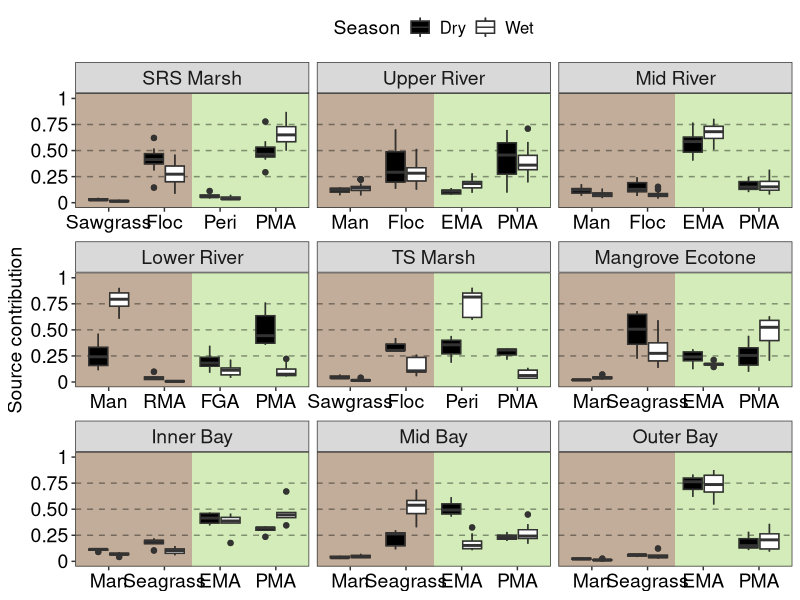
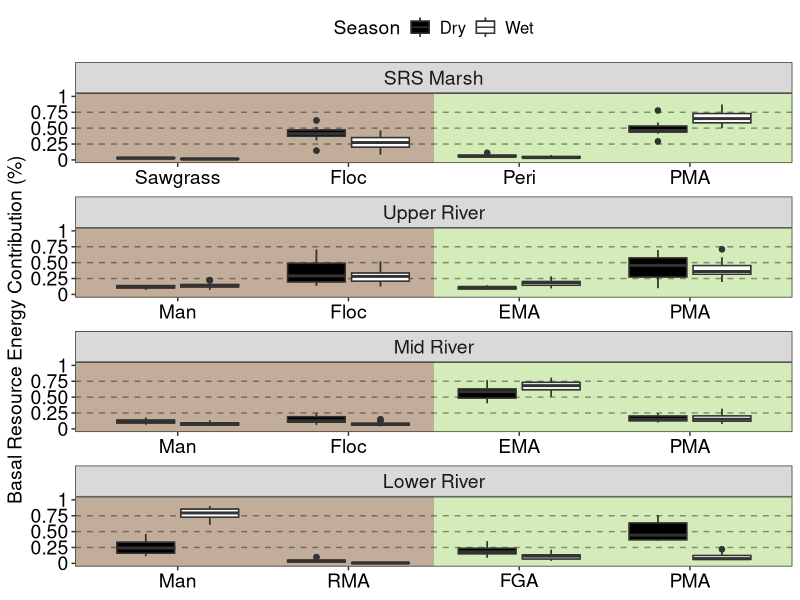
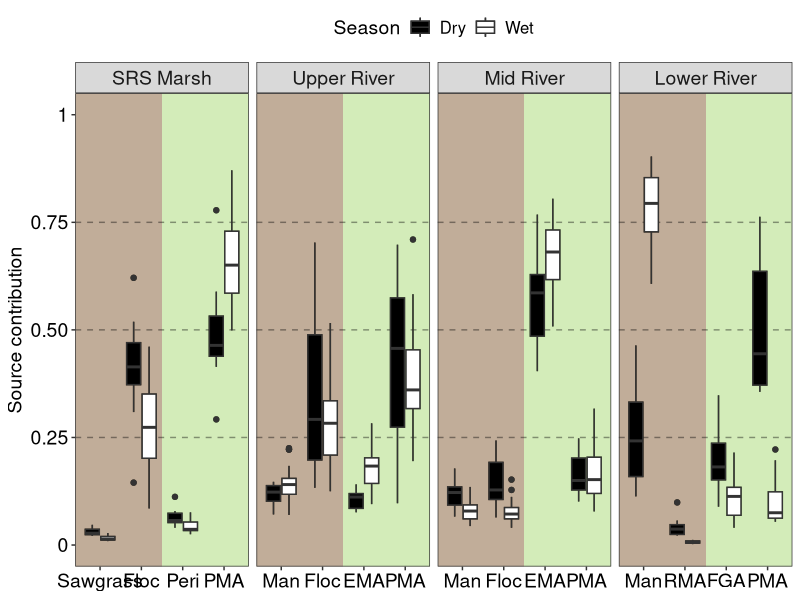
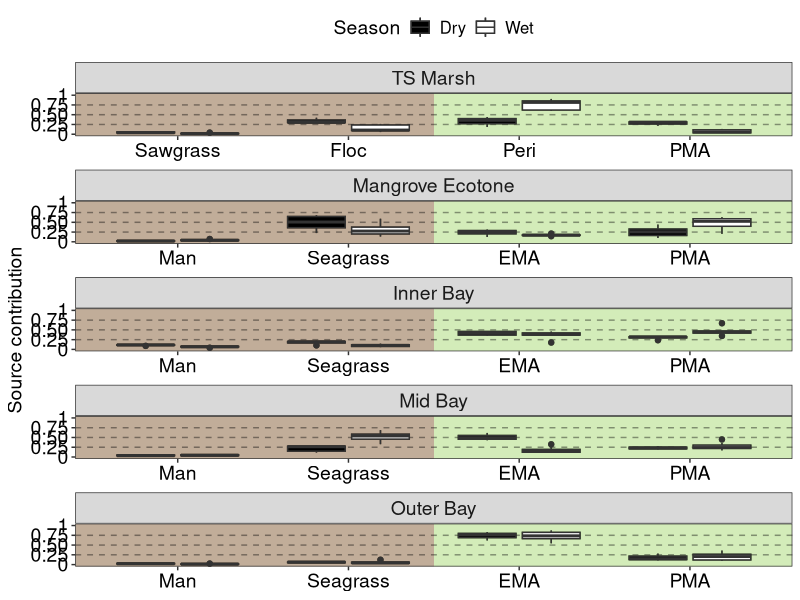
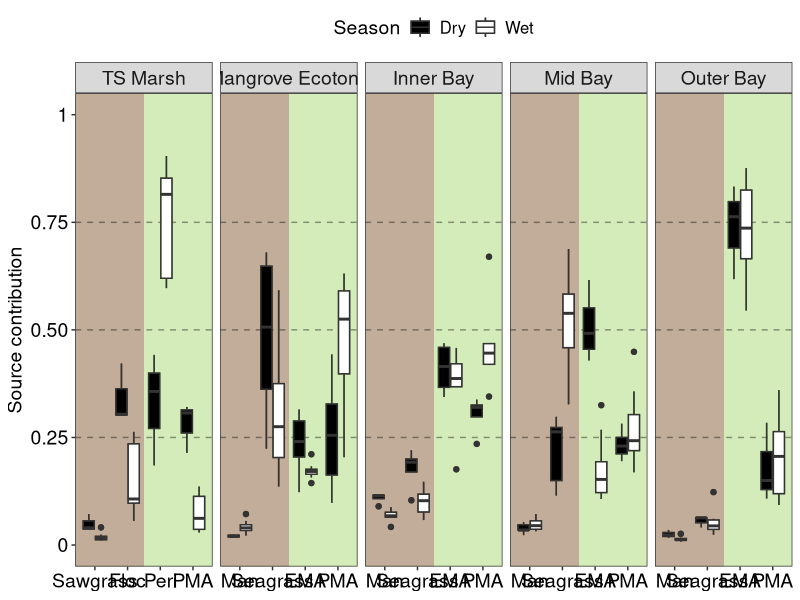
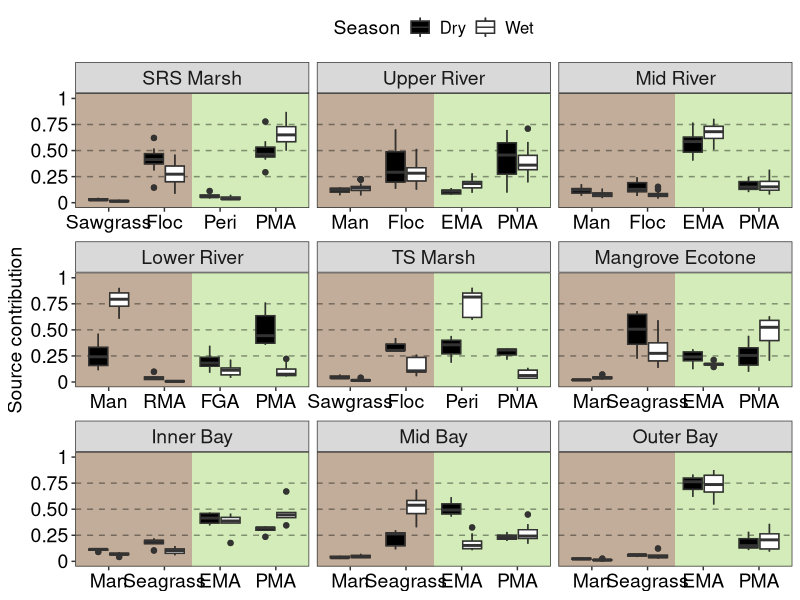
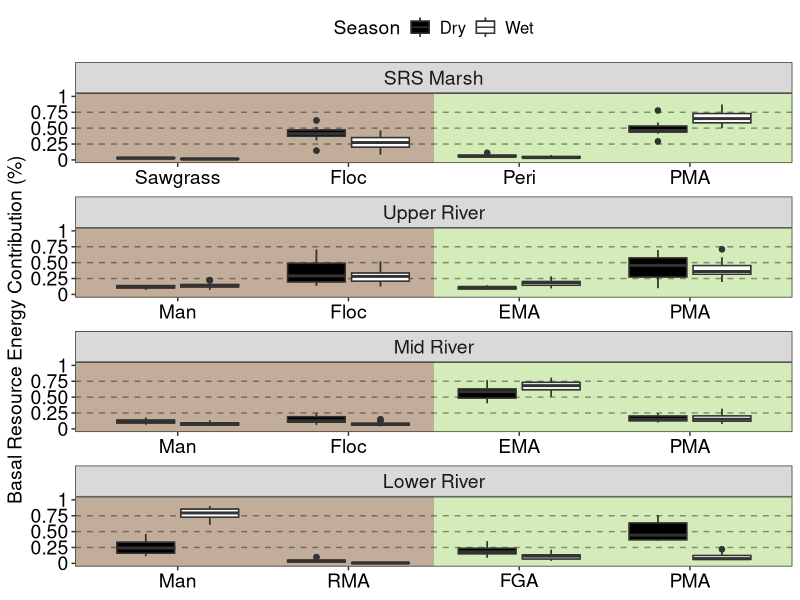
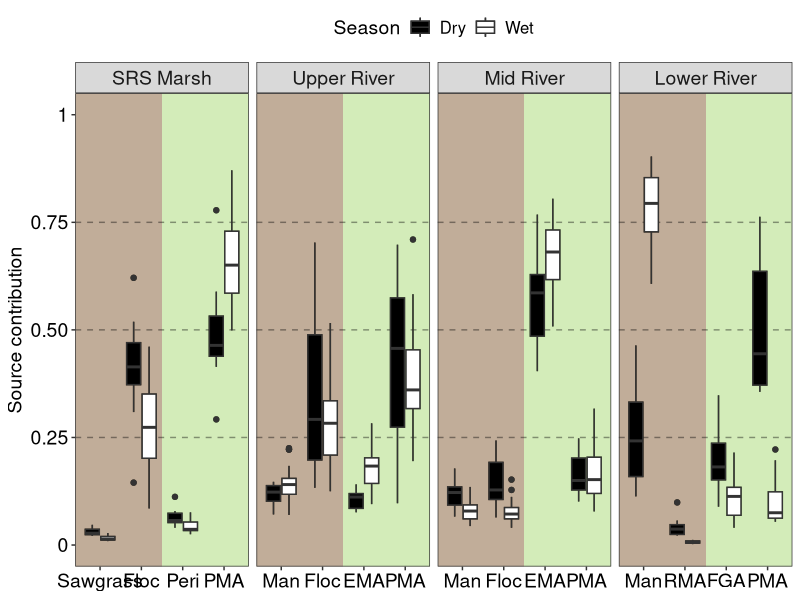

Here is the R script that generated these plots, in order:
#' """ Make basal resource figures for each transect with shaded background
#'     @author: Ryan James, James Sturges
#'     date: 9/22/23"""

library(tidyverse)

# load data ----
MixOut_RB10 = read.csv('data/Mix_Quants/MT_RB10.csv')
MixOut_SRS3 = read.csv('data/Mix_Quants/MT_SRS3.csv')
MixOut_SRS4 = read.csv('data/Mix_Quants/MT_SRS4.csv')
MixOut_SRS6 = read.csv('data/Mix_Quants/MT_SRS6.csv')
MixOut_TS3 = read.csv('data/Mix_Quants/MT_TS3.csv')
MixOut_TS7 = read.csv('data/Mix_Quants/MT_TS7.csv')
MixOut_TS9 = read.csv('data/Mix_Quants/MT_TS9.csv')
MixOut_TS10 = read.csv('data/Mix_Quants/MT_TS10.csv')
MixOut_TS11 = read.csv('data/Mix_Quants/MT_TS11.csv')

# SRSMixout_gb <- bind_rows(MixOut_RB10, MixOut_SRS3, MixOut_SRS4, MixOut_SRS6)
# 
# SRSMixout_gb = SRSMixout_gb %>% 
#   rename(site = type, season = code) %>%
#   mutate(path = case_when(
#     source %in% c("Epiphytes", "Phytoplankton", "Filamentous Green Algae", "Periphyton") ~ "green",
#     source %in% c("Mangrove", "Sawgrass", "Red Macroalgae",'Floc') ~ "brown",
#     TRUE ~ NA_character_  # For other cases, you can assign NA or something else if needed
#   ))
# 
# SRSMixout_gb = SRSMixout_gb %>% 
#   group_by(name, site, season, path) %>% 
#   summarize(value = sum(mean)) %>% 
#   pivot_wider(names_from = path, values_from = value)
# 
# TSMixout_gb <- rbind(MixOut_TS3, MixOut_TS7, MixOut_TS9, MixOut_TS10, MixOut_TS11)
# 
# TSMixout_gb = TSMixout_gb %>% 
#   rename(site = type, season = code) %>%
#   mutate(path = case_when(
#     source %in% c("Epiphytes", "Phytoplankton", "Filamentous Green Algae", "Periphyton", "Epiphytic microalgae", 'SPOM') ~ "green",
#     source %in% c("Mangrove", "Sawgrass", "Red Macroalgae", "Seagrass", 'Floc') ~ "brown",
#     TRUE ~ NA_character_  # For other cases, you can assign NA or something else if needed
#   ))
# 
# TSMixout_gb = TSMixout_gb %>% 
#   group_by(name, site, season, path) %>% 
#   summarize(value = sum(mean)) %>% 
#   pivot_wider(names_from = path, values_from = value)
# 
# 
# y_label_formatter <- function(x) {
#   ifelse(x %% 1 == 0, formatC(x, format = "f", digits = 0), formatC(x, format = "f", digits = 2))
# }
# 
# 
# combined_df = bind_rows(SRSMixout_gb,TSMixout_gb) %>%  
#   mutate(transect = case_when(
#     site %in% c("SRS3", "SRS4","SRS6", "RB10") ~ "Shark River Slough",
#     site %in% c("TS3", "TS7", "TS9", "TS10", "TS11") ~ "Taylor Slough"))
# 
# unique_names <- combined_df %>%
#   group_by(site, season) %>%
#   summarize(unique_names = n_distinct(name))
# 
# 
# # Combined Brown vs Green boxplot----
# combined_df <- combined_df %>%
#   mutate(site = ifelse(site == "RB10", "Upper River",
#                        ifelse(site == "SRS3", "SRS Marsh",
#                               ifelse(site == "SRS4", "Mid River",
#                                      ifelse(site == "SRS6", "Lower River",
#                                             ifelse(site == "TS3", "TS Marsh",
#                                                    ifelse(site == "TS7", "Mangrove Ecotone",
#                                                           ifelse(site == "TS9", "Inner Bay",
#                                                                  ifelse(site == "TS10", "Mid Bay",
#                                                                         ifelse(site == "TS11", "Outer Bay", site)
#                                                                  )
#                                                           )
#                                                    )
#                                             )
#                                      )
#                               )
#                        )
#   ),
#   site = factor(site, levels = c( "SRS Marsh","Upper River","Mid River","Lower River", "TS Marsh", "Mangrove Ecotone", "Inner Bay", "Mid Bay", "Outer Bay")))
# 
# combined_df = combined_df %>% 
#   group_by(site, season) %>% 
#   mutate(fill = mean(green),
#          site = factor(site, levels = c( "Outer Bay","Mid Bay","Inner Bay","Mangrove Ecotone" ,"TS Marsh", "Lower River", "Mid River","Upper River" ,"SRS Marsh" )))
# 
# 
# combined dataset from mixing model outputs
s_df= tibble(source = c("Sawgrass", "Mangrove",
                         "Floc","Red Macroalgae","Seagrass",
                         "Epiphytes","Periphyton","Filamentous Green Algae",
                         'SPOM',"Phytoplankton"),
             lab = c('Sawgrass', 'Man',
                      "Floc","RMA","Seagrass",
                      'EMA','Peri','FGA',
                      'POM', 'Phyto'),
             s = c('b1', 'b1',
                    'b2','b2','b2',
                    'g1','g1','g1',
                    'g2','g2'),
             x = c(1,1,
                   2,2,2,
                   3,3,3,
                   4,4),
             g = c('brown','brown',
                   'brown','brown','brown',
                   'green','green','green',
                   'green','green')) |> 
  mutate(lab = factor(lab, levels = c('Sawgrass', 'Man',
                                      "Floc","RMA","Seagrass",
                                      'EMA','Peri','FGA',
                                      'POM', 'Phyto')),
         lb = factor(lab, levels = c( "Man","Sawgrass","Floc","RMA",
                                      "Seagrass", "EMA","Peri" ,
                                      "Phyto",  "FGA", "POM")))

names = tibble(site = c("RB10","SRS3", "SRS4","SRS6",
                        "TS3", "TS7", "TS9", "TS10", "TS11"),
               slab = c("Upper River", "SRS Marsh", "Mid River", "Lower River",
                         "TS Marsh","Mangrove Ecotone","Inner Bay", "Mid Bay", "Outer Bay"))

cont_df = bind_rows(MixOut_RB10, MixOut_SRS3, MixOut_SRS4, MixOut_SRS6, MixOut_TS3, MixOut_TS7, MixOut_TS9, MixOut_TS10, MixOut_TS11) |> 
  as_tibble() |> 
  rename(site = type, season = code) |> 
  left_join(s_df, by = 'source') |> 
  left_join(names, by = 'site') |> 
  mutate(transect = case_when(
    site %in% c("SRS3", "SRS4","SRS6", "RB10") ~ "Shark River Slough",
    site %in% c("TS3", "TS7", "TS9", "TS10", "TS11") ~ "Taylor Slough"),
    slab = factor(slab, levels = c( "SRS Marsh","Upper River","Mid River","Lower River", "TS Marsh", "Mangrove Ecotone", "Inner Bay", "Mid Bay", "Outer Bay")))

#663300 for brown and #92D050 for green
y_label_formatter <- function(x) {
  ifelse(x %% 1 == 0, formatC(x, format = "f", digits = 0), formatC(x, format = "f", digits = 2))
}

cont_df <- cont_df %>%
  mutate(lab = case_when(
    lab == "Phyto" ~ "PMA",
    TRUE ~ lab
  ))

cont_df <- cont_df %>%
  mutate(lab = case_when(
    lab == "POM" ~ "PMA",
    TRUE ~ lab
  ))

cont_df <- cont_df %>%
mutate(lab = factor(lab, levels = c('Sawgrass', 'Man',
                                    "Floc","RMA","Seagrass",
                                    'EMA','Peri','FGA',
                                    'PMA')))

ggplot(data = cont_df, aes(x = lab, y = mean, fill = season)) +
  geom_boxplot() + # gets drawn over but sets order of axes not sure why it changes order when start with geom_rect
  geom_rect(data = cont_df |> group_by(slab) |> slice(1),
            aes(xmax = Inf, xmin = 2.5, ymax = Inf, ymin =-Inf), fill = '#92D050', alpha = 0.4)+
  geom_rect(data = cont_df |> group_by(slab) |> slice(1),
            aes(xmin = -Inf, xmax = 2.5, ymax = Inf, ymin =-Inf), fill = '#663300', alpha = 0.4)+
  geom_hline(yintercept = c(0.25, 0.5, 0.75), linetype = 'dashed', alpha = 0.4)  +
  geom_boxplot() +
  theme_bw() +
  facet_wrap(~slab, scales = "free_x") +
  scale_fill_manual(values = c("Dry" = "black", "Wet" = "white")) +
  scale_y_continuous(
    breaks = c(0.0, 0.25, 0.5, 0.75, 1.0),
    limits = c(0, 1),
    labels = y_label_formatter) +
  labs(
    y = "Source contribution",
    x = NULL,
    fill = "Season")+
  theme(axis.title = element_text(size = 14),
        axis.text = element_text(size = 14, color = "black"),
        plot.title = element_text(size = 14, hjust=0.5),
        panel.grid.major = element_blank(),
        panel.grid.minor = element_blank(),
        legend.position = 'top',
        legend.title = element_text(size = 14),
        strip.text.x = element_text(size = 14),
        legend.text = element_text(size = 12))
  # theme(
  #   axis.title = element_text(size = 32), 
  #   axis.text.y = element_text(size = 20, colour = "black", face = "bold"), 
  #   axis.text.x = element_text(
  #     size = 18,
  #     colour = 'black'), 
  #   plot.title = element_text(size = 18, hjust = 0.5),
  #   panel.grid.major = element_blank(),
  #   panel.grid.minor = element_blank(),
  #   legend.position = 'top',
  #   legend.title = element_text(size = 32, face = "bold"),
  #   strip.text.x = element_text(size = 26, face = "bold"),
  #   strip.text.y = element_text(size = 18, face = "bold"),
  #   legend.text = element_text(size = 24, face = "bold"))

ggsave("figures/source_cont_plot_GBcol.png", width = 9.5, height = 7.5, dpi = 600)

# SRS only 
srs = cont_df |> filter(transect == "Shark River Slough")
# SRS only 
ggplot(data = srs, aes(x = lab, y = mean, fill = season)) +
  geom_boxplot() + # gets drawn over but sets order of axes not sure why it changes order when start with geom_rect
  geom_rect(data = srs |> group_by(slab) |> slice(1),
            aes(xmax = Inf, xmin = 2.5, ymax = Inf, ymin =-Inf), fill = '#92D050', alpha = 0.4)+
  geom_rect(data = srs |> group_by(slab) |> slice(1),
            aes(xmin = -Inf, xmax = 2.5, ymax = Inf, ymin =-Inf), fill = '#663300', alpha = 0.4)+
  geom_hline(yintercept = c(0.25, 0.5, 0.75), linetype = 'dashed', alpha = 0.4)  +
  geom_boxplot() +
  theme_bw() +
  facet_wrap(~slab, scales = "free_x", drop = T, ncol = 1) +
  scale_fill_manual(values = c("Dry" = "black", "Wet" = "white")) +
  scale_y_continuous(
    breaks = c(0.0, 0.25, 0.5, 0.75, 1.0),
    limits = c(0, 1),
    labels = y_label_formatter) +
  labs(
    y = "Basal Resource Energy Contribution (%)",
    x = NULL,
    fill = "Season")+
  theme(axis.title = element_text(size = 14),
        axis.text = element_text(size = 14, color = "black"),
        plot.title = element_text(size = 14, hjust=0.5),
        panel.grid.major = element_blank(),
        panel.grid.minor = element_blank(),
        legend.position = 'top',
        legend.title = element_text(size = 14),
        strip.text.x = element_text(size = 14),
        legend.text = element_text(size = 12))
  # theme(
  #   axis.title = element_text(size = 14), 
  #   axis.text.y = element_text(size = 14, colour = "black", face = "bold"), 
  #   axis.text.x = element_text(
  #     size = 12,
  #     colour = 'black'), 
  #   panel.grid.major = element_blank(),
  #   panel.grid.minor = element_blank(),
  #   legend.position = 'top',
  #   legend.title = element_text(size = 14, face = "bold"),
  #   strip.text = element_text(size = 14, face = "bold"),
  #   legend.text = element_text(size = 12, face = "bold"))

ggsave("figures/Source_SRS_tall.png", width = 4, height = 8, dpi = 600)

# SRS only 
ggplot(data = srs, aes(x = lab, y = mean, fill = season)) +
  geom_boxplot() + # gets drawn over but sets order of axes not sure why it changes order when start with geom_rect
  geom_rect(data = srs |> group_by(slab) |> slice(1),
            aes(xmax = Inf, xmin = 2.5, ymax = Inf, ymin =-Inf), fill = '#92D050', alpha = 0.4)+
  geom_rect(data = srs |> group_by(slab) |> slice(1),
            aes(xmin = -Inf, xmax = 2.5, ymax = Inf, ymin =-Inf), fill = '#663300', alpha = 0.4)+
  geom_hline(yintercept = c(0.25, 0.5, 0.75), linetype = 'dashed', alpha = 0.4)  +
  geom_boxplot() +
  theme_bw() +
  facet_wrap(~slab, scales = "free_x", drop = T, nrow = 1) +
  scale_fill_manual(values = c("Dry" = "black", "Wet" = "white")) +
  scale_y_continuous(
    breaks = c(0.0, 0.25, 0.5, 0.75, 1.0),
    limits = c(0, 1),
    labels = y_label_formatter) +
  labs(
    y = "Source contribution",
    x = NULL,
    fill = "Season")+
  theme(axis.title = element_text(size = 14),
        axis.text = element_text(size = 14, color = "black"),
        plot.title = element_text(size = 14, hjust=0.5),
        panel.grid.major = element_blank(),
        panel.grid.minor = element_blank(),
        legend.position = 'top',
        legend.title = element_text(size = 14),
        strip.text.x = element_text(size = 14),
        legend.text = element_text(size = 12))

ggsave("figures/Source_SRS_wide.png", width = 12, height = 4, dpi = 600)

# TS only 
ts = cont_df |> filter(transect == "Taylor Slough")
# TS only 
ggplot(data = ts, aes(x = lab, y = mean, fill = season)) +
  geom_boxplot() + # gets drawn over but sets order of axes not sure why it changes order when start with geom_rect
  geom_rect(data = ts |> group_by(slab) |> slice(1),
            aes(xmax = Inf, xmin = 2.5, ymax = Inf, ymin =-Inf), fill = '#92D050', alpha = 0.4)+
  geom_rect(data = ts |> group_by(slab) |> slice(1),
            aes(xmin = -Inf, xmax = 2.5, ymax = Inf, ymin =-Inf), fill = '#663300', alpha = 0.4)+
  geom_hline(yintercept = c(0.25, 0.5, 0.75), linetype = 'dashed', alpha = 0.4)  +
  geom_boxplot() +
  theme_bw() +
  facet_wrap(~slab, scales = "free_x", drop = T, ncol = 1) +
  scale_fill_manual(values = c("Dry" = "black", "Wet" = "white")) +
  scale_y_continuous(
    breaks = c(0.0, 0.25, 0.5, 0.75, 1.0),
    limits = c(0, 1),
    labels = y_label_formatter) +
  labs(
    y = "Source contribution",
    x = NULL,
    fill = "Season")+
  theme(axis.title = element_text(size = 14),
        axis.text = element_text(size = 14, color = "black"),
        plot.title = element_text(size = 14, hjust=0.5),
        panel.grid.major = element_blank(),
        panel.grid.minor = element_blank(),
        legend.position = 'top',
        legend.title = element_text(size = 14),
        strip.text.x = element_text(size = 14),
        legend.text = element_text(size = 12))

ggsave("figures/Source_TS_tall.png", width = 4, height = 10, dpi = 600)

# TS only 
ggplot(data = ts, aes(x = lab, y = mean, fill = season)) +
  geom_boxplot() + # gets drawn over but sets order of axes not sure why it changes order when start with geom_rect
  geom_rect(data = ts |> group_by(slab) |> slice(1),
            aes(xmax = Inf, xmin = 2.5, ymax = Inf, ymin =-Inf), fill = '#92D050', alpha = 0.4)+
  geom_rect(data = ts |> group_by(slab) |> slice(1),
            aes(xmin = -Inf, xmax = 2.5, ymax = Inf, ymin =-Inf), fill = '#663300', alpha = 0.4)+
  geom_hline(yintercept = c(0.25, 0.5, 0.75), linetype = 'dashed', alpha = 0.4)  +
  geom_boxplot() +
  theme_bw() +
  facet_wrap(~slab, scales = "free_x", drop = T, nrow = 1) +
  scale_fill_manual(values = c("Dry" = "black", "Wet" = "white")) +
  scale_y_continuous(
    breaks = c(0.0, 0.25, 0.5, 0.75, 1.0),
    limits = c(0, 1),
    labels = y_label_formatter) +
  labs(
    y = "Source contribution",
    x = NULL,
    fill = "Season")+
  theme(axis.title = element_text(size = 14),
        axis.text = element_text(size = 14, color = "black"),
        plot.title = element_text(size = 14, hjust=0.5),
        panel.grid.major = element_blank(),
        panel.grid.minor = element_blank(),
        legend.position = 'top',
        legend.title = element_text(size = 14),
        strip.text.x = element_text(size = 14),
        legend.text = element_text(size = 12))

ggsave("figures/Source_TS_wide.png", width = 15, height = 4, dpi = 600)

